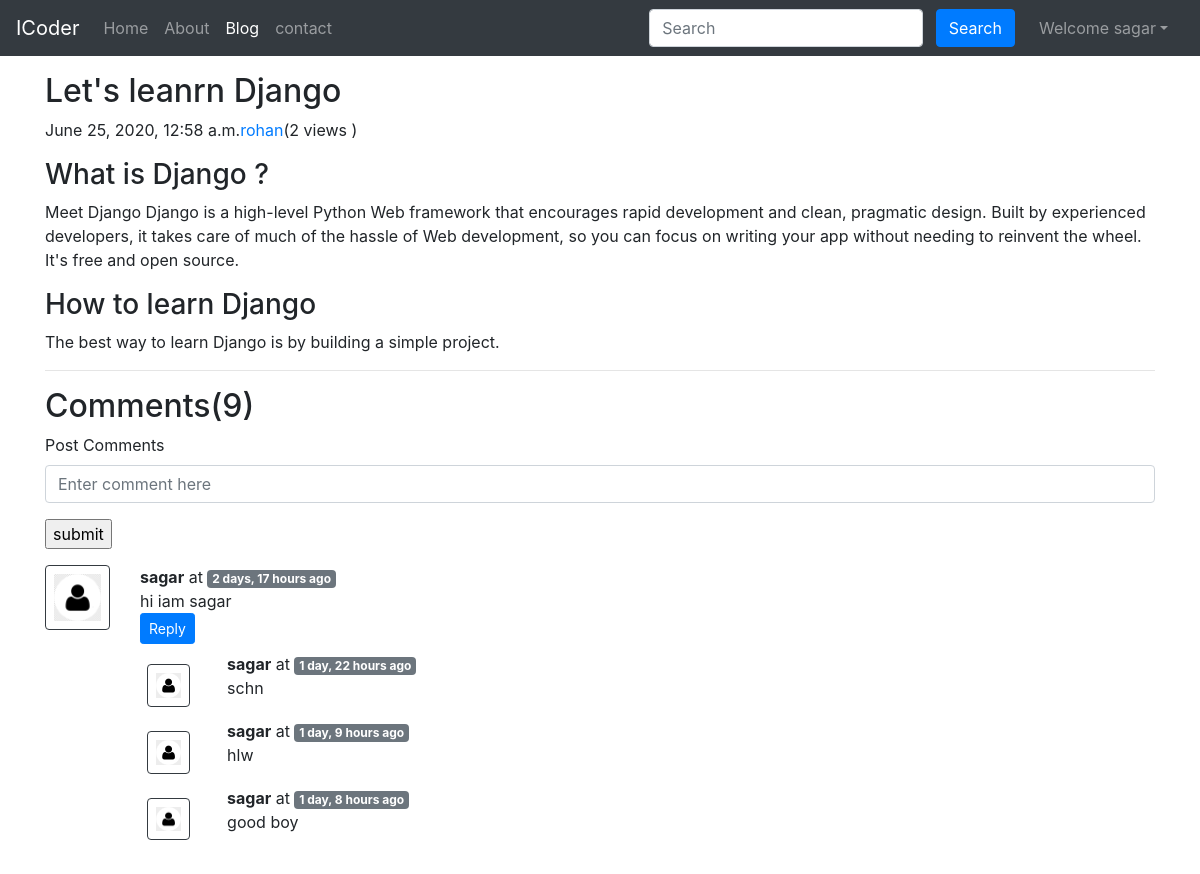
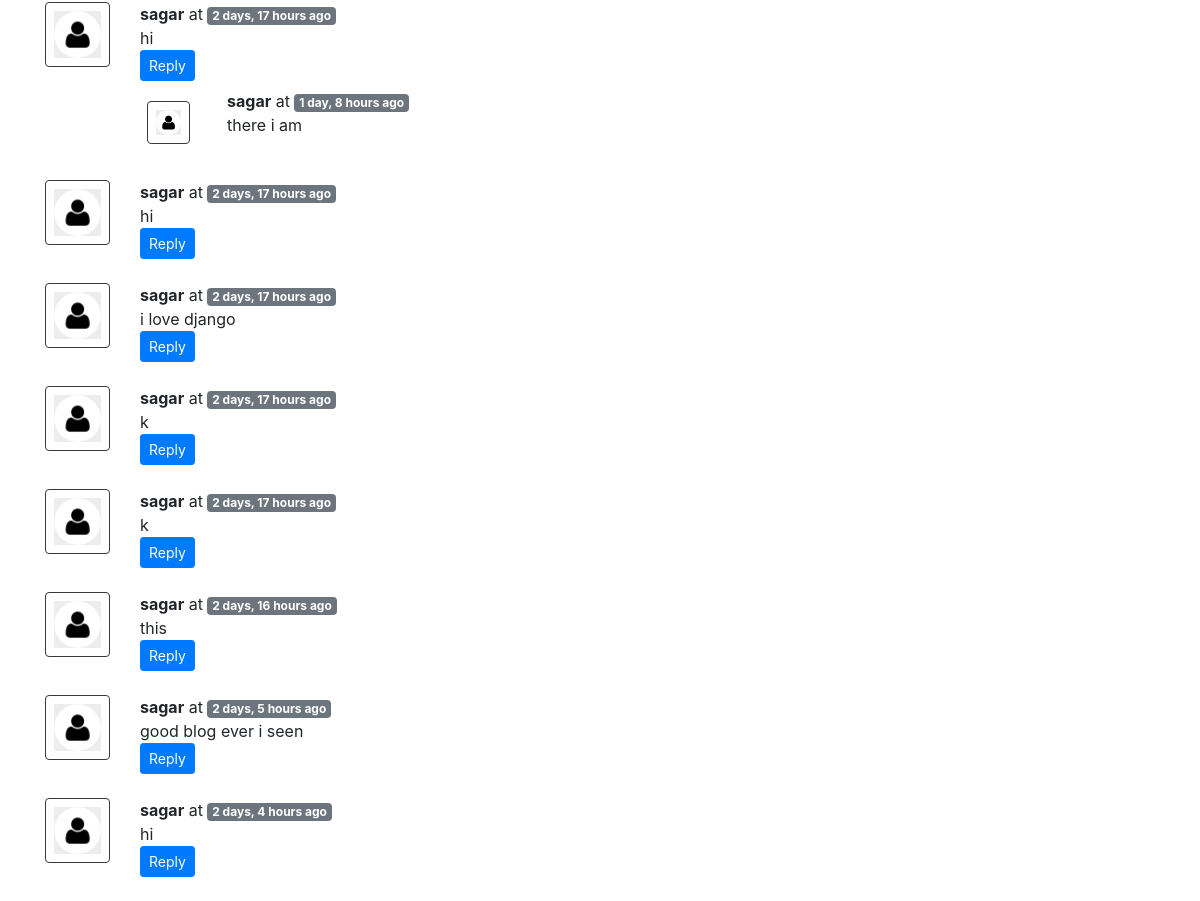
The page /blog/2 (signed in) on the database its author committed (2 pictures, top to bottom).
### blog/models.py (models this page shows, shortened)
class Post(models.Model):
    sno = models.AutoField(primary_key=True)
    title = models.CharField(max_length=255)
    content = models.TextField()
    author = models.CharField(max_length=13)
    slug = models.CharField(max_length=130)
    views= models.IntegerField(default=0)
    timeStamp = models.DateTimeField(blank=True)

class BlogComment(models.Model):
    sno = models.AutoField(primary_key=True)
    comment = models.TextField()
    user = models.ForeignKey(User,on_delete=models.CASCADE)
    post = models.ForeignKey(Post,on_delete=models.CASCADE)
    parent = models.ForeignKey('self',on_delete=models.CASCADE,null=True)
    timestamp = models.DateTimeField(default=now)
    def __str__(self):
        return self.comment[0:13] + "...." + "by" + self.user.username

### blog/views.py (the view)
# urls.py: path('<str:slug>',views.blogpost ,name='blogpost'),
def blogpost(request,slug):
    post=Post.objects.filter(slug=slug).first()
    post.views = post.views+1
    post.save()
    comments=BlogComment.objects.filter(post=post,parent=None)
    replies=BlogComment.objects.filter(post=post).exclude(parent=None)
    replyDict = {}
    for reply in replies:
        if reply.parent.sno not in replyDict.keys():
            replyDict[reply.parent.sno]=[reply]
        else:
            replyDict[reply.parent.sno].append(reply)
    print(replyDict)
    context={'post':post,'comments':comments,'user':request.user,'replyDict':replyDict}
    return render(request,'blog/blogPost.html',context)

### blog/templatetags/extras.py (called while the page is built)
@register.filter(name='get_val')
def get_val(dict,key):
    return dict.get(key)

### templates/blog/blogPost.html (shortened to what this page needs)
{% extends 'base.html' %}
{% block blogactive %} active {% endblock blogactive %}
{% block body %}
{% load humanize %}
{% load extras %}
<div class="container my-3">
        <h2 class="blog-post-title">{{post.title}} </h2>
        <p class="blog-post-meta">{{post.timeStamp}}<a href="/about">{{post.author}}</a>(<span>{{post.views}} views </span>)</p>
        <p>{{post.content|safe}}</p>
        <hr>
</div>
<div class="container">
        <h2>Comments({{comments.count}})</h2>
        <div class="my-2">
        {% if user.is_authenticated %}
        <form action="/blog/postComment" method="post">
          <div class="form-group">
         <label for="hi">Post Comments</label>
         <input type="text" class="form-control" name="comment" placeholder="Enter comment here">
        </div>
        <input type="submit"  value="submit">
           </form>
        {% else %}
        <p> please Login to Post a comment</p>
        {% endif %}
        </div>
  {% for comment in comments %}
   <div class="row my-3">
      <div class="col-md-1">
      <img class="rounded mx-auto d-block w-100 p-2 border border-dark" src="/static/img/us.jpg" alter="user">
      </div>
      <div class="col-md-11">
      <b>{{comment.user.username}}</b> at <span class="badge badge-secondary">{{comment.timestamp | naturaltime}}</span>
        <div>{{comment.comment}}</div>
        <div class="reply mx-0">
  {% if user.is_authenticated %}
  <button class="btn btn-sm btn-primary" type="button" data-toggle="collapse" data-target="#replyBox{{comment.sno}}" aria-expanded="false" aria-controls="replyBox{{comment.sno}}">
    Reply
  </button>
{% else %}
<button class="btn btn-sm btn-primary" type="button" data-toggle="collapse" data-target="#replyBox{{comment.sno}}" aria-expanded="false" aria-controls="replyBox{{comment.sno}}" disabled>
    Log in to Reply
  </button>
   {% endif %}
          <div class="replies  my-2">
          {% for reply in replyDict|get_val:comment.sno %}
          <div class="row  ">
                  <div class="col-md-1 my-1">
                  <img class="rounded mx-auto d-block w-75 my-2 p-2 border border-dark" src="/static/img/us.jpg" alter="user">
                  </div>
                  <div class="col-md-11 ">
                  <b>{{reply.user.username}}</b> at <span class="badge badge-secondary">{{reply.timestamp | naturaltime}}</span>
                  <div>{{reply.comment}}</div>
                  </div>
                      <br>
           </div>
          {% endfor %}
          </div>
        </div>
        </div>
        </div>
        {% endfor %}
</div>
{% endblock body %}

### templates/base.html (shortened to what this page needs)
<!doctype html>
<html lang="en">
  <head>
    <link rel="stylesheet" href="https://stackpath.bootstrapcdn.com/bootstrap/4.5.0/css/bootstrap.min.css">
  </head>
  <body>
    <nav class="navbar navbar-expand-lg navbar-dark bg-dark">
  <a class="navbar-brand" href="/">ICoder</a>
  <div class="collapse navbar-collapse" id="navbarSupportedContent">
    <ul class="navbar-nav mr-auto">
      <li class="nav-item  {% block homeactive %} {% endblock homeactive %} ">
        <a class="nav-link" href="/">Home <span class="sr-only">(current)</span></a>
      </li>
      <li class="nav-item  {% block aboutactive %} {% endblock aboutactive %} ">
        <a class="nav-link" href="/about">About</a>
      </li>
       <li class="nav-item {% block blogactive %} {% endblock blogactive %} ">
        <a class="nav-link" href="/blog">Blog</a>
      </li>
       <li class="nav-item {% block contactactive %} {% endblock contactactive %} ">
        <a class="nav-link" href="/contact">contact</a>
      </li>
    </ul>
     <div class="ml-auto form-inline">
    <form  method="GET" action="/search"  class=" my-2 my-lg-0 mx-3">
      <input class="form-control mr-sm-2" type="search" placeholder="Search" aria-label="Search" name="query" id="query">
      <button class="btn btn-primary my-2 my-sm-0" type="submit" >Search</button>
    </form>
    {% if user.is_authenticated %}
    <ul class="navbar-nav mr-2 ">
    <li class="nav-item dropdown">
    <a class="nav-link dropdown-toggle" data-toggle="dropdown" href="#" role="button" aria-haspopup="true" aria-expanded="false">
     Welcome {{request.user}}</a>
  </li>
    </ul>
 {% endif %}
  </div>
  </div>
</nav>
 {% block body %}
{% endblock body %}
  </body>
</html>

### rows shown on the page
Post: title "Let's leanrn Django", timeStamp "June 25, 2020, 12:58 a.m.", author "rohan", views "2", content "What is Django ? Meet Django Django is a high-level Python Web framework that encourages rapid development and clean, pragmatic design. Built by experienced developers, it takes care of much of the hassle of Web development, so you can focus on writing your app without needing to reinvent the wheel. It's free and open source. How to learn Django The best way to learn Django is by building a simple project."
BlogComment: user.username "sagar", timestamp "2 days, 17 hours ago", comment "hi iam sagar"
BlogComment: user.username "sagar", timestamp "1 day, 22 hours ago", comment "schn"
BlogComment: user.username "sagar", timestamp "1 day, 9 hours ago", comment "hlw"
BlogComment: user.username "sagar", timestamp "1 day, 8 hours ago", comment "good boy"
BlogComment: user.username "sagar", timestamp "2 days, 17 hours ago", comment "hi"
BlogComment: user.username "sagar", timestamp "1 day, 8 hours ago", comment "there i am"
BlogComment: user.username "sagar", timestamp "2 days, 17 hours ago", comment "hi"
BlogComment: user.username "sagar", timestamp "2 days, 17 hours ago", comment "i love django"
BlogComment: user.username "sagar", timestamp "2 days, 17 hours ago", comment "k"
BlogComment: user.username "sagar", timestamp "2 days, 17 hours ago", comment "k"
BlogComment: user.username "sagar", timestamp "2 days, 16 hours ago", comment "this"
BlogComment: user.username "sagar", timestamp "2 days, 5 hours ago", comment "good blog ever i seen"
BlogComment: user.username "sagar", timestamp "2 days, 4 hours ago", comment "hi"

### other values the page prints
{{ request.user }} "sagar"
{{ comments.count }} "9"
